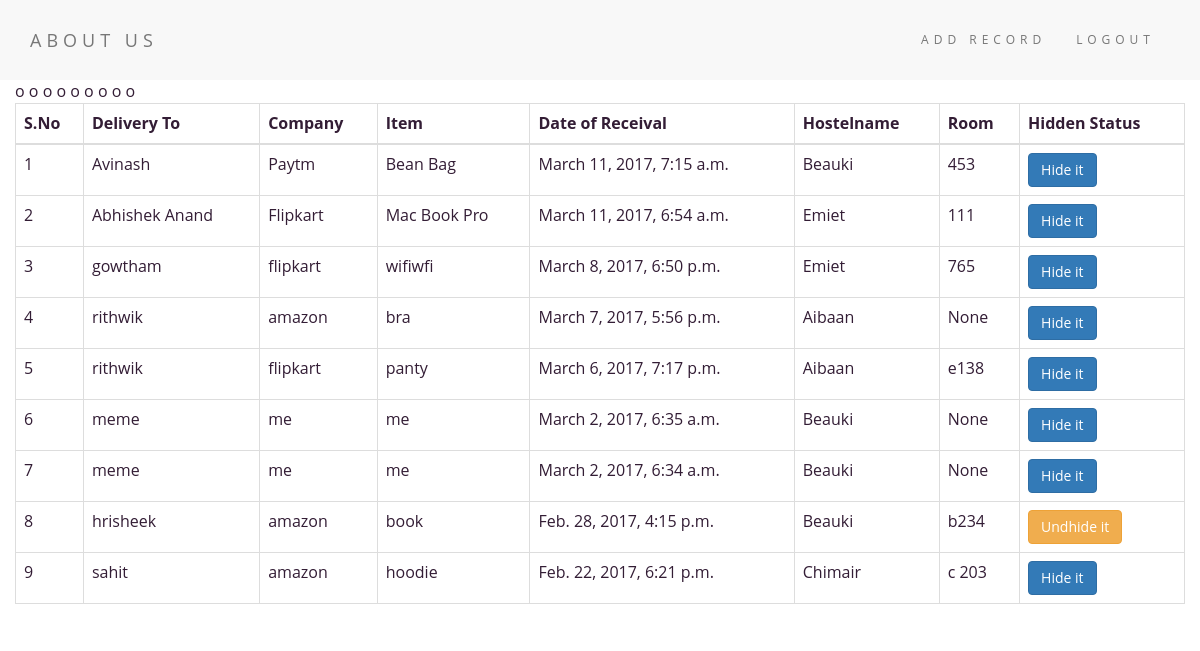
The page /adminshow/2/ on the database its author committed.
### log/models.py (models this page shows, shortened)
class Post(models.Model):
    company = models.CharField(max_length=20)
    flag = models.BooleanField(default=0, editable=False)
    receiver = models.CharField(max_length=40)
    item = models.CharField(max_length=20)
    date = models.DateTimeField(auto_now_add=True, blank=True)
    room = models.CharField(max_length=10,default="None")
    hostelname = models.CharField(max_length=256, default="None",choices=[('Aibaan', 'Aibaan'), ('Beauki', 'Beauki'),('Chimair', 'Chimair'),
                                                                       ('Duven','Duven'),('Emiet','Emiet'),('Firpeal','Firpeal')])
    '''def get_absolute_url(self):
        return reverse("post:detail", kwargs={"slug": self.slug})


   def create_slug(instance, new_slug=None):
        slug = slugify(instance.title)
        if new_slug is not None:
            slug = new_slug
        qs = Post.objects.filter(slug=slug).order_by("-id")
        exists = qs.exists()
        if exists:
            new_slug = "%s-%s" % (slug, qs.first().id)
            return create_slug(instance, new_slug=new_slug)
        return slug
'''

### log/views.py (the view)
# urls.py: url(r'^adminshow/(?P<id>\w+)/$',flagchanger),
def flagchanger(request,id):
    id=int(id)
    instance = get_object_or_404(Post, id=id)
    if instance:
        if instance.flag == 0:
            instance.flag=1
        else:
            instance.flag=0
        instance.save()
    instance.save()
    parcels = Post.objects.all().order_by("-date")
    context = {"couriers":parcels}
    return render(request, "adminhomepage.html", context)

### templates/adminhomepage.html (shortened to what this page needs)
<!DOCTYPE html>
<html lang="en">
<head>
    <link rel="stylesheet" href="https://cdnjs.cloudflare.com/ajax/libs/font-awesome/4.7.0/css/font-awesome.min.css">
    <link rel="stylesheet" href="https://maxcdn.bootstrapcdn.com/bootstrap/3.3.7/css/bootstrap.min.css">
</head>
<body>
<nav class="navbar navbar-default">
  <div class="container">
    <div class="navbar-header">
      <a class="navbar-brand" href="#about_us">ABOUT US</a>
    </div>
    <div class="collapse navbar-collapse" id="myNavbar">
      <ul class="nav navbar-nav navbar-right">
          <li><a href="/addcourier">ADD RECORD</a> </li>
        <li><a href="/logout">LOGOUT</a></li>
      </ul>
    </div>
  </div>
</nav>
<div class="container-fluid">
    <table class="table table-hover table-bordered ">
            <thead class="thead-inverse">
                <tr>
                    <th>S.No</th>
                    <th>Delivery To</th>
                    <th>Company</th>
                    <th>Item</th>
                    <th>Date of Receival</th>
                    <th>Hostelname</th>
                    <th>Room</th>
                    <th>Hidden Status</th>
                </tr>
            </thead>
        <tbody>
            {% for obj in couriers %}
                <tr>
                    <td>{{forloop.counter}}</td>
                    <td>{{ obj.receiver }}</td>
                    <td>{{ obj.company }}</td>
                    <td>{{ obj.item }}</td>
                    <td>{{ obj.date }}</td>
                    <td>{{ obj.hostelname }}</td>
                    <td>{{ obj.room }}</td>
                    <td>
                        {% if obj.flag == 0 %}
                            <a href="/adminshow/{{ obj.id }}" class="btn btn-primary" role="button">
                                Hide it
                                </a>
                        {% else %}
                            <a href="/adminshow/{{ obj.id }}" class="btn btn-warning" role="button">
                                Undhide it
                            </a>
                        {% endif %}
                    </td>
                </tr>o
            {% endfor %}
        </tbody>
        </table>
</div>
</body>
</html>

### templates/adminhomepage.html (style rules this page uses)
.navbar { padding-top: 15px; padding-bottom: 15px; border: 0; border-radius: 0; margin-bottom: 0; font-size: 12px; letter-spacing: 5px; }
body { font-size: 1.6rem; font-family: "Open Sans", sans-serif; color: #331d35; }
body { background-image: url("https://image.ibb.co/jiTSBF/background.png"); margin:0; height:100%; width:100%; }

### rows shown on the page
Post: receiver "Avinash", company "Paytm", item "Bean Bag", date "March 11, 2017, 7:15 a.m.", hostelname "Beauki", room "453"
Post: receiver "Abhishek Anand", company "Flipkart", item "Mac Book Pro", date "March 11, 2017, 6:54 a.m.", hostelname "Emiet", room "111"
Post: receiver "gowtham", company "flipkart", item "wifiwfi", date "March 8, 2017, 6:50 p.m.", hostelname "Emiet", room "765"
Post: receiver "rithwik", company "amazon", item "bra", date "March 7, 2017, 5:56 p.m.", hostelname "Aibaan", room "None"
Post: receiver "rithwik", company "flipkart", item "panty", date "March 6, 2017, 7:17 p.m.", hostelname "Aibaan", room "e138"
Post: receiver "meme", company "me", item "me", date "March 2, 2017, 6:35 a.m.", hostelname "Beauki", room "None"
Post: receiver "meme", company "me", item "me", date "March 2, 2017, 6:34 a.m.", hostelname "Beauki", room "None"
Post: receiver "hrisheek", company "amazon", item "book", date "Feb. 28, 2017, 4:15 p.m.", hostelname "Beauki", room "b234"
Post: receiver "sahit", company "amazon", item "hoodie", date "Feb. 22, 2017, 6:21 p.m.", hostelname "Chimair", room "c 203"
